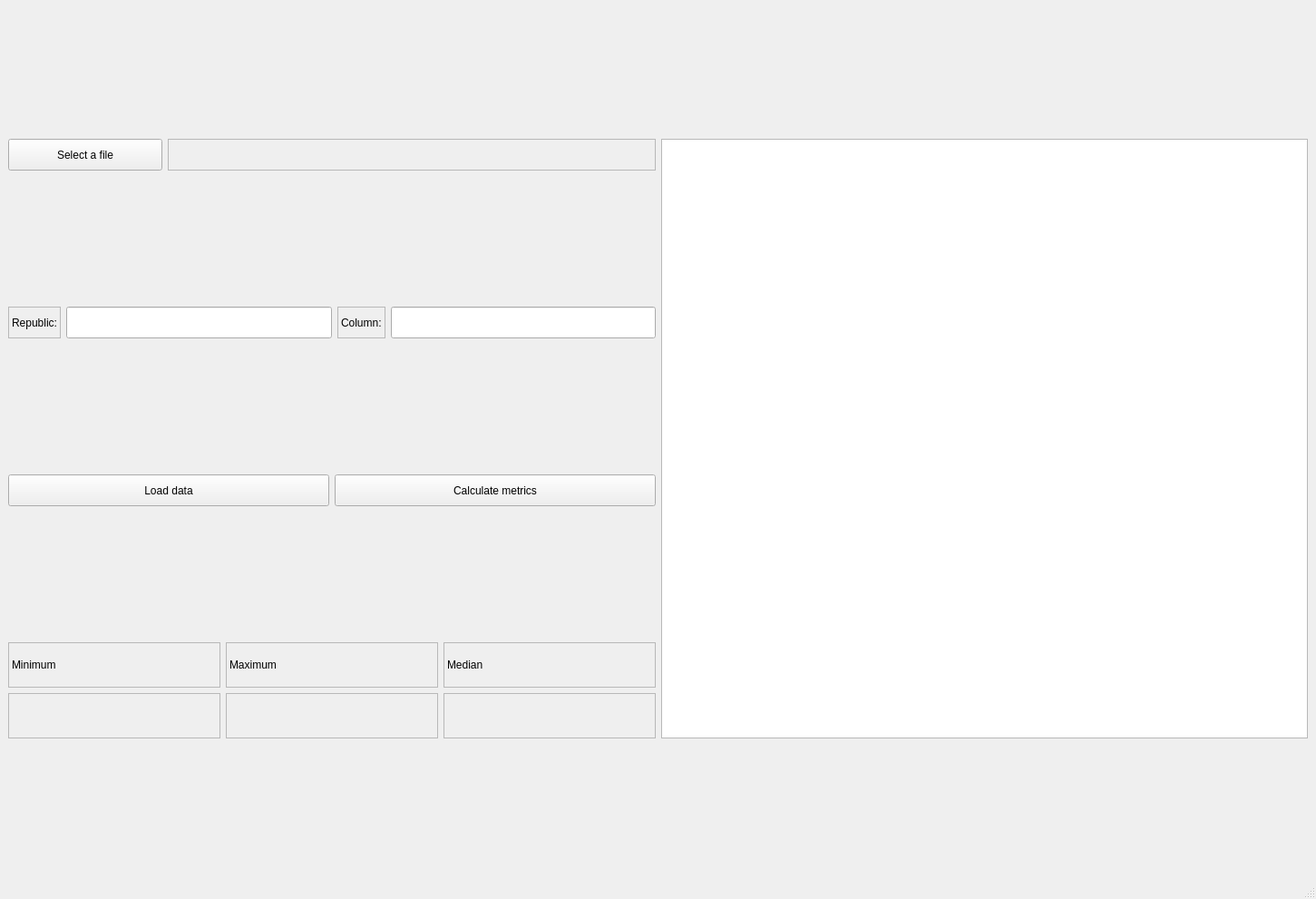
<?xml version="1.0" encoding="UTF-8"?>
<ui version="4.0">
 <class>MainWindow</class>
 <widget class="QMainWindow" name="MainWindow">
  <property name="geometry">
   <rect>
    <x>0</x>
    <y>0</y>
    <width>1451</width>
    <height>991</height>
   </rect>
  </property>
  <property name="cursor">
   <cursorShape>ArrowCursor</cursorShape>
  </property>
  <property name="windowTitle">
   <string>MainWindow</string>
  </property>
  <widget class="QWidget" name="centralwidget">
   <layout class="QGridLayout" name="gridLayout_4">
    <item row="0" column="0" rowspan="2">
     <layout class="QGridLayout" name="gridLayout_3">
      <item row="0" column="0">
       <layout class="QHBoxLayout" name="horizontalLayout_4">
        <item>
         <layout class="QHBoxLayout" name="horizontalLayout">
          <item>
           <widget class="QPushButton" name="getFilePushButton">
            <property name="sizePolicy">
             <sizepolicy hsizetype="Minimum" vsizetype="Maximum">
              <horstretch>0</horstretch>
              <verstretch>0</verstretch>
             </sizepolicy>
            </property>
            <property name="maximumSize">
             <size>
              <width>170</width>
              <height>35</height>
             </size>
            </property>
            <property name="text">
             <string>Select a file</string>
            </property>
           </widget>
          </item>
          <item>
           <widget class="QLabel" name="FileEdit">
            <property name="sizePolicy">
             <sizepolicy hsizetype="Preferred" vsizetype="Maximum">
              <horstretch>0</horstretch>
              <verstretch>0</verstretch>
             </sizepolicy>
            </property>
            <property name="maximumSize">
             <size>
              <width>16777215</width>
              <height>35</height>
             </size>
            </property>
            <property name="frameShape">
             <enum>QFrame::Shape::StyledPanel</enum>
            </property>
            <property name="text">
             <string/>
            </property>
           </widget>
          </item>
         </layout>
        </item>
       </layout>
      </item>
      <item row="3" column="0">
       <layout class="QGridLayout" name="gridLayout_2">
        <property name="bottomMargin">
         <number>0</number>
        </property>
        <item row="0" column="0">
         <widget class="QLabel" name="minimumLabel">
          <property name="sizePolicy">
           <sizepolicy hsizetype="Preferred" vsizetype="Minimum">
            <horstretch>0</horstretch>
            <verstretch>0</verstretch>
           </sizepolicy>
          </property>
          <property name="maximumSize">
           <size>
            <width>16777215</width>
            <height>50</height>
           </size>
          </property>
          <property name="frameShape">
           <enum>QFrame::Shape::StyledPanel</enum>
          </property>
          <property name="text">
           <string>Minimum</string>
          </property>
         </widget>
        </item>
        <item row="0" column="3">
         <widget class="QLabel" name="medianLabel">
          <property name="sizePolicy">
           <sizepolicy hsizetype="Preferred" vsizetype="Minimum">
            <horstretch>0</horstretch>
            <verstretch>0</verstretch>
           </sizepolicy>
          </property>
          <property name="maximumSize">
           <size>
            <width>16777215</width>
            <height>50</height>
           </size>
          </property>
          <property name="frameShape">
           <enum>QFrame::Shape::StyledPanel</enum>
          </property>
          <property name="text">
           <string>Median</string>
          </property>
         </widget>
        </item>
        <item row="1" column="3">
         <widget class="QLabel" name="medianEdit">
          <property name="sizePolicy">
           <sizepolicy hsizetype="Preferred" vsizetype="Minimum">
            <horstretch>0</horstretch>
            <verstretch>0</verstretch>
           </sizepolicy>
          </property>
          <property name="maximumSize">
           <size>
            <width>16777215</width>
            <height>50</height>
           </size>
          </property>
          <property name="frameShape">
           <enum>QFrame::Shape::StyledPanel</enum>
          </property>
          <property name="text">
           <string/>
          </property>
         </widget>
        </item>
        <item row="1" column="2">
         <widget class="QLabel" name="maximumEdit">
          <property name="sizePolicy">
           <sizepolicy hsizetype="Preferred" vsizetype="Minimum">
            <horstretch>0</horstretch>
            <verstretch>0</verstretch>
           </sizepolicy>
          </property>
          <property name="maximumSize">
           <size>
            <width>16777215</width>
            <height>50</height>
           </size>
          </property>
          <property name="frameShape">
           <enum>QFrame::Shape::StyledPanel</enum>
          </property>
          <property name="text">
           <string/>
          </property>
         </widget>
        </item>
        <item row="1" column="0">
         <widget class="QLabel" name="minimunEdit">
          <property name="sizePolicy">
           <sizepolicy hsizetype="Preferred" vsizetype="Minimum">
            <horstretch>0</horstretch>
            <verstretch>0</verstretch>
           </sizepolicy>
          </property>
          <property name="maximumSize">
           <size>
            <width>16777215</width>
            <height>50</height>
           </size>
          </property>
          <property name="frameShape">
           <enum>QFrame::Shape::StyledPanel</enum>
          </property>
          <property name="text">
           <string/>
          </property>
         </widget>
        </item>
        <item row="0" column="2">
         <widget class="QLabel" name="maximumLabel">
          <property name="sizePolicy">
           <sizepolicy hsizetype="Preferred" vsizetype="Minimum">
            <horstretch>0</horstretch>
            <verstretch>0</verstretch>
           </sizepolicy>
          </property>
          <property name="maximumSize">
           <size>
            <width>16777215</width>
            <height>50</height>
           </size>
          </property>
          <property name="frameShape">
           <enum>QFrame::Shape::StyledPanel</enum>
          </property>
          <property name="text">
           <string>Maximum</string>
          </property>
         </widget>
        </item>
       </layout>
      </item>
      <item row="0" column="1" rowspan="4">
       <widget class="QTableWidget" name="dataTable"/>
      </item>
      <item row="2" column="0">
       <layout class="QHBoxLayout" name="horizontalLayout_3">
        <item>
         <widget class="QPushButton" name="loadDataPushButton">
          <property name="sizePolicy">
           <sizepolicy hsizetype="Preferred" vsizetype="Fixed">
            <horstretch>0</horstretch>
            <verstretch>0</verstretch>
           </sizepolicy>
          </property>
          <property name="maximumSize">
           <size>
            <width>16777215</width>
            <height>35</height>
           </size>
          </property>
          <property name="text">
           <string>Load data</string>
          </property>
         </widget>
        </item>
        <item>
         <widget class="QPushButton" name="calculatePushButton">
          <property name="sizePolicy">
           <sizepolicy hsizetype="Preferred" vsizetype="Fixed">
            <horstretch>0</horstretch>
            <verstretch>0</verstretch>
           </sizepolicy>
          </property>
          <property name="maximumSize">
           <size>
            <width>16777215</width>
            <height>35</height>
           </size>
          </property>
          <property name="text">
           <string>Calculate metrics</string>
          </property>
         </widget>
        </item>
       </layout>
      </item>
      <item row="1" column="0">
       <layout class="QHBoxLayout" name="horizontalLayout_2">
        <item>
         <widget class="QLabel" name="republicLabel">
          <property name="sizePolicy">
           <sizepolicy hsizetype="Preferred" vsizetype="Maximum">
            <horstretch>0</horstretch>
            <verstretch>0</verstretch>
           </sizepolicy>
          </property>
          <property name="maximumSize">
           <size>
            <width>16777215</width>
            <height>35</height>
           </size>
          </property>
          <property name="frameShape">
           <enum>QFrame::Shape::StyledPanel</enum>
          </property>
          <property name="text">
           <string>Republic:</string>
          </property>
         </widget>
        </item>
        <item>
         <widget class="QLineEdit" name="RepublicLineEdit">
          <property name="maximumSize">
           <size>
            <width>16777215</width>
            <height>35</height>
           </size>
          </property>
         </widget>
        </item>
        <item>
         <widget class="QLabel" name="columnLabel">
          <property name="sizePolicy">
           <sizepolicy hsizetype="Preferred" vsizetype="Maximum">
            <horstretch>0</horstretch>
            <verstretch>0</verstretch>
           </sizepolicy>
          </property>
          <property name="maximumSize">
           <size>
            <width>16777215</width>
            <height>35</height>
           </size>
          </property>
          <property name="frameShape">
           <enum>QFrame::Shape::StyledPanel</enum>
          </property>
          <property name="text">
           <string>Column:</string>
          </property>
         </widget>
        </item>
        <item>
         <widget class="QLineEdit" name="columnLineEdit">
          <property name="maximumSize">
           <size>
            <width>16777215</width>
            <height>35</height>
           </size>
          </property>
         </widget>
        </item>
       </layout>
      </item>
     </layout>
    </item>
   </layout>
  </widget>
  <widget class="QStatusBar" name="statusbar"/>
  <widget class="QMenuBar" name="menubar">
   <property name="geometry">
    <rect>
     <x>0</x>
     <y>0</y>
     <width>1451</width>
     <height>25</height>
    </rect>
   </property>
  </widget>
 </widget>
 <resources/>
 <connections/>
</ui>
